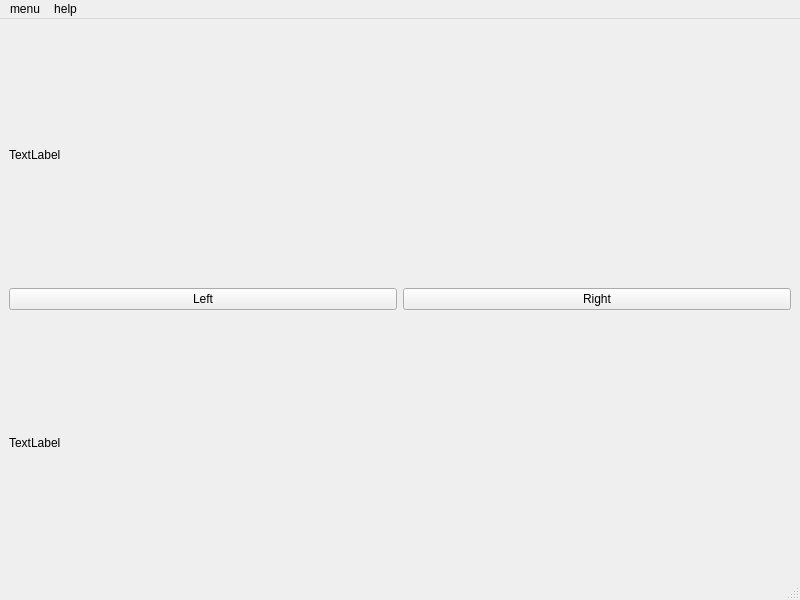
<?xml version="1.0" encoding="UTF-8"?>
<ui version="4.0">
 <class>MainWindow</class>
 <widget class="QMainWindow" name="MainWindow">
  <property name="geometry">
   <rect>
    <x>0</x>
    <y>0</y>
    <width>800</width>
    <height>600</height>
   </rect>
  </property>
  <property name="windowTitle">
   <string>MainWindow</string>
  </property>
  <widget class="QWidget" name="centralwidget">
   <layout class="QGridLayout" name="gridLayout">
    <item row="1" column="1">
     <widget class="QPushButton" name="RighrButton">
      <property name="text">
       <string>Right</string>
      </property>
     </widget>
    </item>
    <item row="1" column="0">
     <widget class="QPushButton" name="LeftButton">
      <property name="text">
       <string>Left</string>
      </property>
     </widget>
    </item>
    <item row="0" column="0">
     <widget class="QLabel" name="label">
      <property name="text">
       <string>TextLabel</string>
      </property>
     </widget>
    </item>
    <item row="2" column="0">
     <widget class="QLabel" name="label_2">
      <property name="text">
       <string>TextLabel</string>
      </property>
     </widget>
    </item>
   </layout>
  </widget>
  <widget class="QMenuBar" name="menubar">
   <property name="geometry">
    <rect>
     <x>0</x>
     <y>0</y>
     <width>800</width>
     <height>24</height>
    </rect>
   </property>
   <widget class="QMenu" name="menumenu">
    <property name="title">
     <string>menu</string>
    </property>
    <addaction name="actionopen_dialog"/>
   </widget>
   <widget class="QMenu" name="menuhelp">
    <property name="title">
     <string>help</string>
    </property>
    <addaction name="actionabout"/>
   </widget>
   <addaction name="menumenu"/>
   <addaction name="menuhelp"/>
  </widget>
  <widget class="QStatusBar" name="statusbar"/>
  <action name="actionopen_dialog">
   <property name="text">
    <string>open dialog</string>
   </property>
  </action>
  <action name="actionabout">
   <property name="text">
    <string>about</string>
   </property>
  </action>
 </widget>
 <tabstops>
  <tabstop>LeftButton</tabstop>
 </tabstops>
 <resources/>
 <connections/>
</ui>
